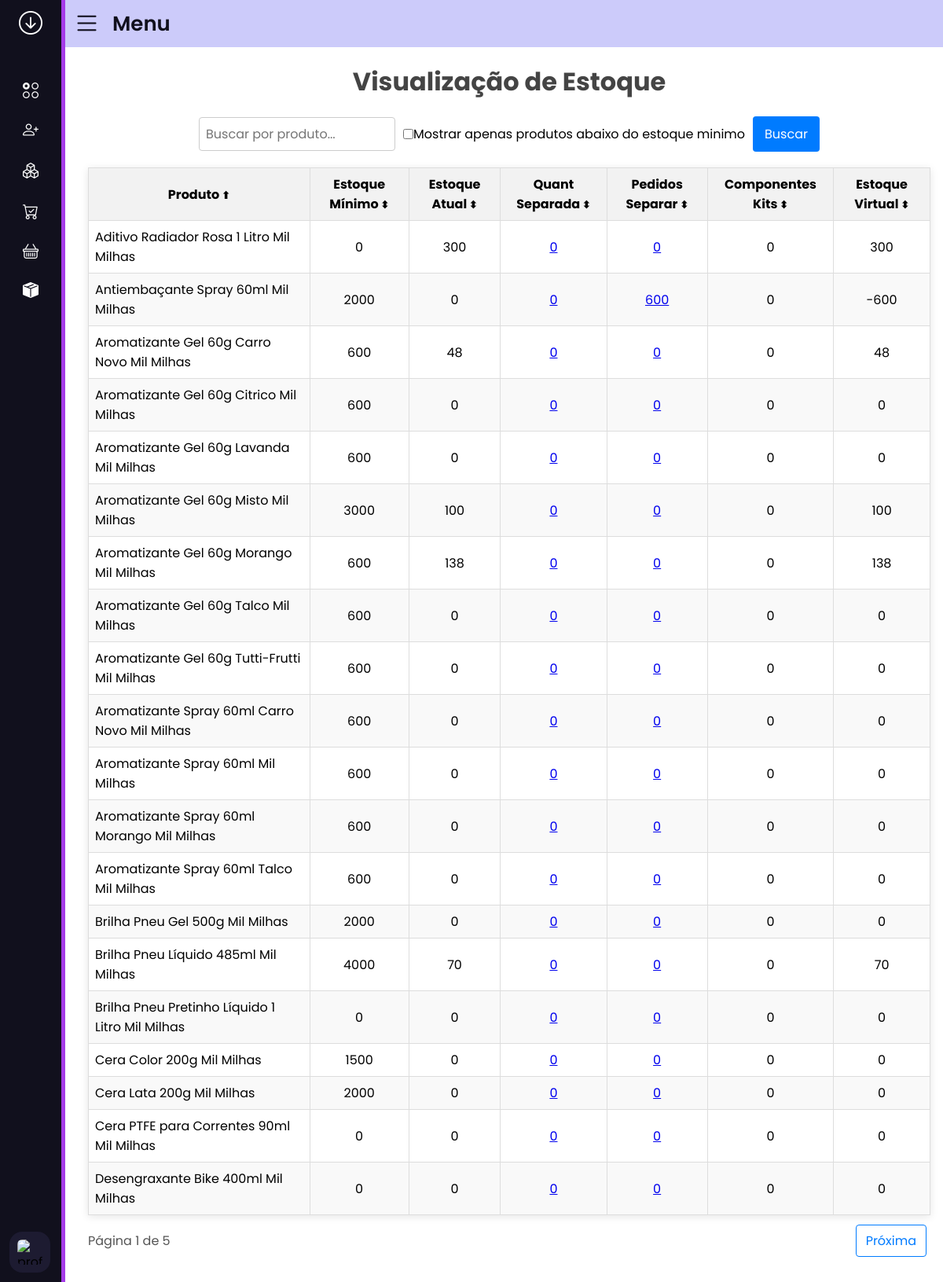
The app's page /estoque/nova_view_estoque/ (signed in) with its own data.
### cadastros/models.py (models this page shows, shortened)
class Products(models.Model):
    CATEGORY_CHOICES = [
        ('fabricado', 'Fabricado'),
        ('misto', 'Misto'),
        ('kit', 'Kit'),
        ('kit_variavel', 'Kit Variável'),
        ('materia_prima', 'Matéria Prima'),
    ]
    name = models.CharField(max_length=70)
    product_code = models.CharField(max_length=10, null=True, blank=True)
    product_bar_code = models.CharField(max_length=13, null=True, blank=True)
    box_bar_code = models.CharField(max_length=14, null=True, blank=True)
    category = models.CharField(max_length=15, choices=CATEGORY_CHOICES)
    unit = models.CharField(max_length=10)
    box_quantity = models.IntegerField(null=True, blank=True)
    gross_weight = models.DecimalField(max_digits=5, decimal_places=2, null=True, blank=True)
    net_weight = models.DecimalField(max_digits=5, decimal_places=2, null=True, blank=True)
    ncm = models.CharField(max_length=14, null=True, blank=True)
    cest = models.CharField(max_length=14, null=True, blank=True)
    estoq_minimo = models.IntegerField(null=True, blank=True)
    pedidos = GenericRelation('vendas.PedidoItem')

### estoque/models.py (models this page shows)
class Estoque(models.Model):
    content_type = models.ForeignKey(ContentType, on_delete=models.CASCADE)
    object_id = models.PositiveIntegerField()
    fonte = GenericForeignKey('content_type', 'object_id')
    cod_produto = models.CharField(max_length=8, null=True, blank=True)
    lote = models.CharField(max_length=10, null=True, blank=True)
    quantidade = models.IntegerField()
    status = models.BooleanField()
    data = models.DateTimeField(auto_now_add=True)
    inventario = models.BooleanField(default=False)
    id_inventario = models.IntegerField(null=True, blank=True)
    class Meta:
        permissions = [
            ('ver_estoque_por_lotes', 'Can see stock by batches'),
            ('ver_necessidade_pedidos', 'Can see the need for orders'),
            ('ver_inventario_estoque', 'Can see stock inventory')
        ]
    def __str__(self):
        produto_nome = self.fonte.name if hasattr(self.fonte, 'name') else 'Nome não disponível'
        return f'{self.cod_produto} - {produto_nome} - Lote: {self.lote} - Quant: {self.quantidade}'

### estoque/views.py (the view, shortened to what this page needs)
# urls.py: path('nova_view_estoque/', views.nova_view_estoque, name='nova_view_estoque'),
@login_required
@permission_required('estoque.view_estoque', raise_exception=True)
def nova_view_estoque(request):
    search_query = request.GET.get('search', '')
    show_only_necessity = request.GET.get('necessidade', False)
    order_by = request.GET.get('order_by', 'nome')  # Valor padrão: 'nome'
    direction = request.GET.get('direction', 'asc')  # Direção padrão: 'asc' (crescente)
    if direction == 'desc':
        order_by = f'-{order_by}'
    produtos = Products.objects.all()
    if search_query:
        produtos = produtos.filter(name__icontains=search_query)
    inventarios = Estoque.objects.filter(inventario=True).values('cod_produto', 'id_inventario').annotate(
        ultimo_inventario=Max('data'),
        soma_inventario=Sum('quantidade')  # Soma as quantidades dos inventários com o mesmo `id_inventario`
    )
    inventarios_dict = {
        inv['cod_produto']: {
            'ultimo_inventario': inv['ultimo_inventario'],
            'soma_inventario': inv['soma_inventario'],
        }
        for inv in inventarios
    }
    print(inventarios_dict)
    estoques = Estoque.objects.filter(
        cod_produto__in=produtos.values('product_code')
    )
    estoques_filtrados = []
    for estoque in estoques:
        inventario_info = inventarios_dict.get(estoque.cod_produto)
        if inventario_info:
            ultimo_inventario = inventario_info['ultimo_inventario']
            if estoque.data > ultimo_inventario:
                print(estoque.data, ultimo_inventario)
                estoques_filtrados.append(estoque)
        else:
            estoques_filtrados.append(estoque)
    print(estoques_filtrados)
    estoque_agrupado = {
        cod_produto: info['soma_inventario']
        for cod_produto, info in inventarios_dict.items()
    }
    for estoque in estoques_filtrados:
        estoque_agrupado[estoque.cod_produto] = (
                estoque_agrupado.get(estoque.cod_produto, 0) + estoque.quantidade
        )
    componentes_kits = {}
    pedidos_separar_geral = PedidoItem.objects.filter(
        content_type=ContentType.objects.get_for_model(Products)
    ).exclude(
        separacoes__isnull=False
    ).exclude(
        pedido__status='em_aberto'
    )
    for pedido_item in pedidos_separar_geral:
        produto = Products.objects.get(id=pedido_item.object_id)
    faltando_separacoes = FaltandoSeparacao.objects.all()
    produtos_detalhes = []
    for produto in produtos:
        estoque_total = estoque_agrupado.get(produto.product_code, 0)
        produtos_relacionados = Products_another_info.objects.filter(produto_pertence=produto)
        for produto_relacionado in produtos_relacionados:
            estoque_total += estoque_agrupado.get(produto_relacionado.product_code, 0)
        produto_content_type = ContentType.objects.get_for_model(produto)
        quantidade_separada = PedidoSeparacao.objects.filter(
            item_pedido__content_type=produto_content_type,
            item_pedido__object_id=produto.id
        ).exclude(
            pedido__status='finalizados'
        ).aggregate(total=Sum('quantidade'))['total'] or 0
        for produto_relacionado in produtos_relacionados:
            produto_relacionado_content_type = ContentType.objects.get_for_model(produto_relacionado)
            quantidade_separada += PedidoSeparacao.objects.filter(
                item_pedido__content_type=produto_relacionado_content_type,
                item_pedido__object_id=produto_relacionado.id
            ).exclude(
                pedido__status='finalizados'
            ).aggregate(total=Sum('quantidade'))['total'] or 0
        pedidos_separar = PedidoItem.objects.filter(
            content_type=produto_content_type,
            object_id=produto.id
        ).exclude(
            separacoes__isnull=False
        ).exclude(
            pedido__status='em_aberto'
        ).exclude(
            pedido__status='separando'
        ).exclude(
            pedido__status='separacao_finalizada'
        ).exclude(
            pedido__status='conf_separacao'
        ).exclude(
            pedido__status='finalizados'
        ).aggregate(total=Sum('quantidade'))['total'] or 0
        faltando_separar = FaltandoSeparacao.objects.filter(
            item_pedido__content_type=produto_content_type,
            item_pedido__object_id=produto.id
        ).exclude(
            pedido__status='finalizados'
        ).annotate(
            quantidade_faltante=F('quantidade_pedido') - F('quantidade_separada')
        ).aggregate(
            total_faltante=Sum('quantidade_faltante')
        )['total_faltante'] or 0
        pedidos_separar += faltando_separar
        for produto_relacionado in produtos_relacionados:
            produto_relacionado_content_type = ContentType.objects.get_for_model(produto_relacionado)
            pedidos_separar += PedidoItem.objects.filter(
                content_type=produto_relacionado_content_type,
                object_id=produto_relacionado.id
            ).exclude(
                separacoes__isnull=False
            ).exclude(
                pedido__status='em_aberto'
            ).aggregate(total=Sum('quantidade'))['total'] or 0
        estoque_virtual = estoque_total - (quantidade_separada + pedidos_separar + componentes_kits.get(produto.name, 0))
        if not show_only_necessity or estoque_virtual < produto.estoq_minimo:
            produtos_detalhes.append({
                'codigo': produto.product_code,
                'nome': produto.name,
                'estoque_minimo': produto.estoq_minimo,
                'estoque_total': estoque_total,
                'quantidade_separada': quantidade_separada,
                'pedidos_separar': pedidos_separar,
                'estoque_virtual': estoque_virtual,
                'componentes_kits': componentes_kits.get(produto.name, 0),  # Adicionar os componentes do kit
            })
    produtos_detalhes = sorted(produtos_detalhes, key=lambda x: x[order_by.lstrip('-')],
                               reverse=(direction == 'desc'))
    page = request.GET.get('page', 1)
    paginator = Paginator(produtos_detalhes, 20)
    estoque_page = paginator.get_page(page)
    context = {
        'produtos_quantidades': estoque_page,
        'search_query': search_query,
        'show_only_necessity': show_only_necessity,
        'estoque': estoque_page,
        'order_by': order_by.lstrip('-'),
        'direction': direction,
    }
    return render(request, 'estoque/visualizar_novo_estoque.html', context)

### estoque/templates/estoque/visualizar_novo_estoque.html (shortened to what this page needs)
{% extends 'side_menu.html' %}
{% load static %}
{% block head %}
    <link rel="stylesheet" href="{% static 'css/style_view_estoque.css' %}">
{% endblock %}
{% block content %}
<!DOCTYPE html>
<html lang="en">
<head>
</head>
<body>
    <h1>Visualização de Estoque</h1>
    <form method="GET" action="">
        <input type="text" name="search" placeholder="Buscar por produto..." value="{{ search_query }}">
        <label>
            <input type="checkbox" name="necessidade" value="true" {% if show_only_necessity %}checked{% endif %}> Mostrar apenas produtos abaixo do estoque minimo
        </label>
        <button type="submit">Buscar</button>
    </form>
    <table>
        <thead>
            <tr>
                <th class="sortable {% if order_by == 'nome' %}sorted-{{ direction }}{% endif %}" onclick="sortTable('nome')">Produto</th>
                <th class="sortable {% if order_by == 'estoque_minimo' %}sorted-{{ direction }}{% endif %}" onclick="sortTable('estoque_minimo')">Estoque Mínimo</th>
                <th class="sortable {% if order_by == 'estoque_total' %}sorted-{{ direction }}{% endif %}" onclick="sortTable('estoque_total')">Estoque Atual</th>
                <th class="sortable {% if order_by == 'quantidade_separada' %}sorted-{{ direction }}{% endif %}" onclick="sortTable('estoque_total')">Quant Separada</th>
                <th class="sortable {% if order_by == 'pedidos_separar' %}sorted-{{ direction }}{% endif %}" onclick="sortTable('estoque_total')">Pedidos Separar</th>
                <th class="sortable {% if order_by == 'componentes_kits' %}sorted-{{ direction }}{% endif %}" onclick="sortTable('estoque_total')">Componentes Kits</th>
                <th class="sortable {% if order_by == 'estoque_virtual' %}sorted-{{ direction }}{% endif %}" onclick="sortTable('estoque_total')">Estoque Virtual</th>
            </tr>
        </thead>
        <tbody>
            {% for produto in produtos_quantidades %}
            <tr>
                <td class="products_name">{{ produto.nome }}</td>
                <td>{{ produto.estoque_minimo }}</td>
                <td>{{ produto.estoque_total }}</td>
                <td><a href="{% url 'detalhar_quantidade_separada' produto.codigo %}">{{ produto.quantidade_separada }}</a></td>
                <td><a href="{% url 'detalhar_pedidos_separar' produto.codigo %}">{{ produto.pedidos_separar }} </a></td>
                <td>{{ produto.componentes_kits }}</td>
                <td>{{ produto.estoque_virtual }}</td>
            </tr>
            {% endfor %}
        </tbody>
    </table>
    <div class="pagination_div">
        <span>Página {{ estoque.number }} de {{ estoque.paginator.num_pages }}</span>
        <div>
            {% if estoque.has_next %}
                <a href="?page={{ estoque.next_page_number }}&search={{ search_query }}&necessidade={% if show_only_necessity %}true{% endif %}&order_by={{ order_by }}&direction={{ direction }}">Próxima</a>
            {% endif %}
        </div>
    </div>
</body>
</html>
{% endblock %}

### estoque/static/css/style_view_estoque.css (style rules this page uses)
h1 { text-align: center; color: #444; margin-bottom: 20px; }
form { display: flex; justify-content: center; align-items: center; margin-bottom: 20px; }
form input[type="text"] { padding: 8px; font-size: 16px; border-radius: 4px; border: 1px solid #ccc; width: 250px; margin-right: 10px; }
form label { display: flex; align-items: center; font-size: 16px; margin-right: 10px; }
form button { padding: 10px 15px; background-color: #007bff; color: white; border: none; border-radius: 4px; cursor: pointer; font-size: 16px; }
table { width: 100%; border-collapse: collapse; background-color: white; box-shadow: 0 2px 10px rgba(0, 0, 0, 0.1); }
th, td { border: 1px solid #ddd; padding: 12px; }
th { background-color: #007bff; color: black; cursor: pointer; }
tr .products_name { text-align: left; }
th.sortable:after { content: ' ⬍'; font-size: 0.8em; }
tr:nth-child(even) { background-color: #f9f9f9; }
.pagination_div { display: flex; justify-content: space-between; align-items: center; margin-top: 20px; padding-bottom: 40px; }
.pagination_div a { color: #007bff; text-decoration: none; padding: 8px 12px; border: 1px solid #007bff; border-radius: 4px; margin: 0 5px; }
span { font-size: 16px; color: #555; }

### base_templates/side_menu.html (style rules this page uses)
* { margin: 0; padding: 0; box-sizing: border-box; font-family: 'Poppins', sans-serif; }

### estoque/templates/estoque/visualizar_novo_estoque.html (style rules this page uses)
table { width: 100%; border-collapse: collapse; }
th, td { border: 1px solid #ddd; padding: 8px; text-align: center; }
th { background-color: #f2f2f2; cursor: pointer; }
th.sortable:after { content: ' ⬍'; font-size: 0.8em; }
th.sorted-asc:after { content: ' ⬆'; }

### records on screen
Products: nome "Aditivo Radiador Rosa 1 Litro Mil Milhas"
Products: nome "Antiembaçante Spray 60ml Mil Milhas"
Products: nome "Aromatizante Gel 60g Carro Novo Mil Milhas"
Estoque: nome "Aromatizante Gel 60g Citrico Mil Milhas", estoque_minimo "600", estoque_total "0", quantidade_separada "0", pedidos_separar "0", componentes_kits "0", estoque_virtual "0", nome "Aromatizante Gel 60g Lavanda Mil Milhas", nome "Aromatizante Gel 60g Talco Mil Milhas", nome "Aromatizante Gel 60g Tutti-Frutti Mil Milhas", nome "Aromatizante Spray 60ml Carro Novo Mil Milhas", nome "Aromatizante Spray 60ml Mil Milhas", nome "Aromatizante Spray 60ml Morango Mil Milhas", nome "Aromatizante Spray 60ml Talco Mil Milhas"
Products: nome "Aromatizante Gel 60g Misto Mil Milhas"
Products: nome "Aromatizante Gel 60g Morango Mil Milhas"
Products: nome "Brilha Pneu Gel 500g Mil Milhas"
Products: nome "Brilha Pneu Líquido 485ml Mil Milhas"
Products: nome "Brilha Pneu Pretinho Líquido 1 Litro Mil Milhas"
Products: nome "Cera Color 200g Mil Milhas"
Products: nome "Cera Lata 200g Mil Milhas"
Products: nome "Cera PTFE para Correntes 90ml Mil Milhas"
Products: nome "Desengraxante Bike 400ml Mil Milhas"

### other values on screen
{{ produto.estoque_minimo }} "0" "2000" "600" "3000" "600" "2000" "4000" "0" "1500" "2000" "0" "0"
{{ produto.estoque_total }} "300" "0" "48" "100" "138" "0" "70" "0" "0" "0" "0" "0"
{{ produto.quantidade_separada }} "0" "0" "0" "0" "0" "0" "0" "0" "0" "0" "0" "0"
{{ produto.pedidos_separar }} "0" "600" "0" "0" "0" "0" "0" "0" "0" "0" "0" "0"
{{ produto.componentes_kits }} "0" "0" "0" "0" "0" "0" "0" "0" "0" "0" "0" "0"
{{ produto.estoque_virtual }} "300" "-600" "48" "100" "138" "0" "70" "0" "0" "0" "0" "0"
{{ estoque.number }} "1"
{{ estoque.paginator.num_pages }} "5"
